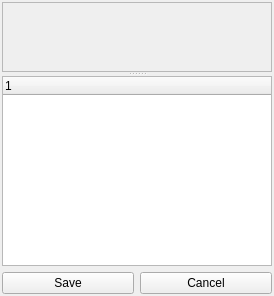
<?xml version="1.0" encoding="UTF-8"?>
<ui version="4.0">
 <class>FrmTagEditor</class>
 <widget class="QWidget" name="FrmTagEditor">
  <property name="geometry">
   <rect>
    <x>0</x>
    <y>0</y>
    <width>274</width>
    <height>296</height>
   </rect>
  </property>
  <property name="windowTitle">
   <string>Form</string>
  </property>
  <layout class="QVBoxLayout" name="verticalLayout_2">
   <property name="margin">
    <number>2</number>
   </property>
   <item>
    <widget class="QSplitter" name="splitter">
     <property name="orientation">
      <enum>Qt::Vertical</enum>
     </property>
     <widget class="QScrollArea" name="scrollAreaCover">
      <property name="widgetResizable">
       <bool>true</bool>
      </property>
      <widget class="QWidget" name="scrollAreaWidgetContents">
       <property name="geometry">
        <rect>
         <x>0</x>
         <y>0</y>
         <width>264</width>
         <height>70</height>
        </rect>
       </property>
      </widget>
     </widget>
     <widget class="QWidget" name="">
      <layout class="QVBoxLayout" name="verticalLayout">
       <item>
        <widget class="QTreeWidget" name="treeTags">
         <property name="rootIsDecorated">
          <bool>false</bool>
         </property>
         <property name="uniformRowHeights">
          <bool>false</bool>
         </property>
         <property name="headerHidden">
          <bool>false</bool>
         </property>
         <column>
          <property name="text">
           <string notr="true">1</string>
          </property>
         </column>
        </widget>
       </item>
       <item>
        <layout class="QHBoxLayout" name="horizontalLayout">
         <item>
          <widget class="QPushButton" name="btnSave">
           <property name="text">
            <string>Save</string>
           </property>
          </widget>
         </item>
         <item>
          <widget class="QPushButton" name="btnCancel">
           <property name="text">
            <string>Cancel</string>
           </property>
          </widget>
         </item>
        </layout>
       </item>
      </layout>
     </widget>
    </widget>
   </item>
  </layout>
 </widget>
 <resources/>
 <connections/>
</ui>
